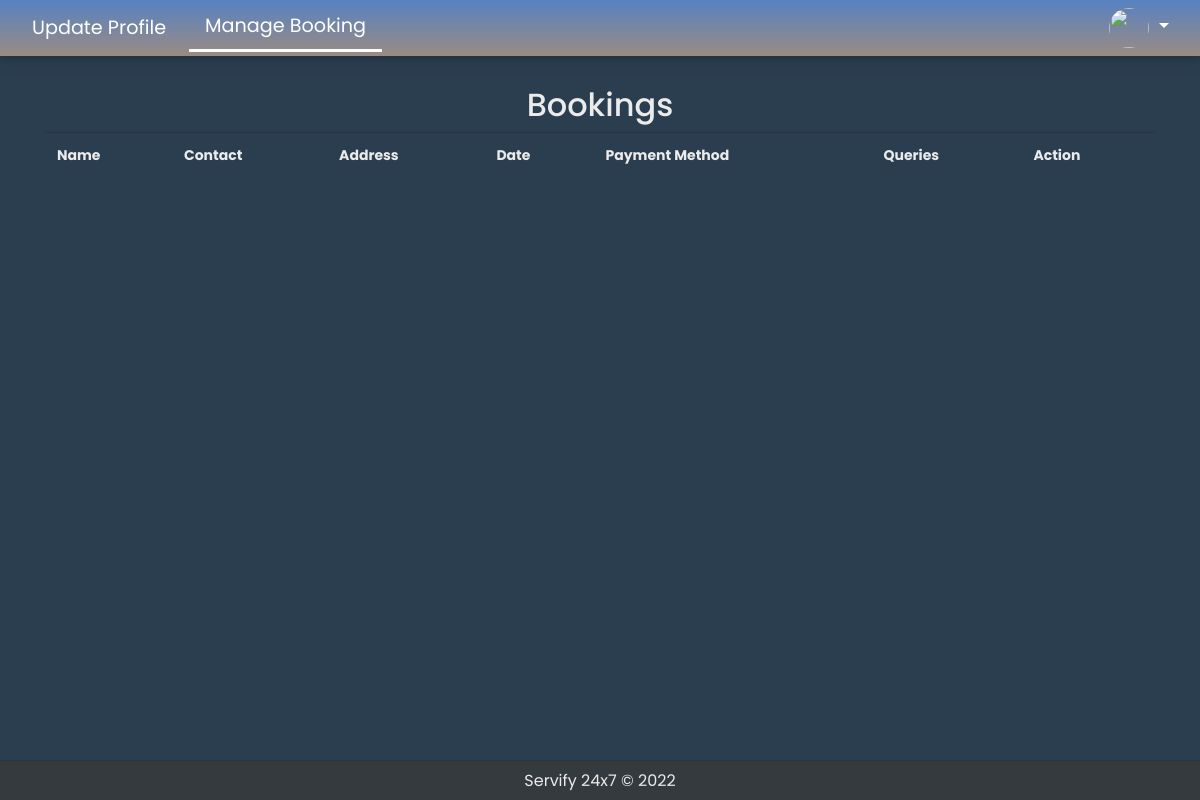
The app's page /provider-bookings.php (signed in), older data.
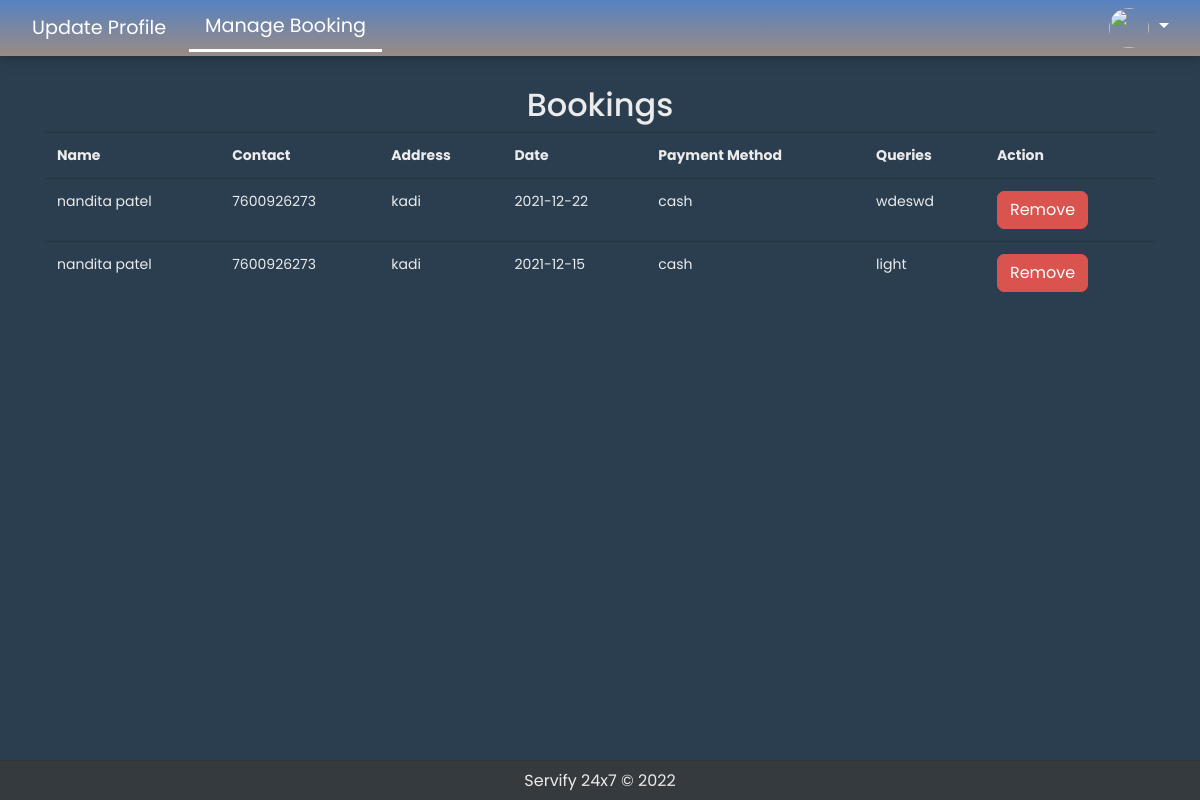
The same page, newer data.
### tables this page shows
CREATE TABLE `bookings` (
  `id` int(10) UNSIGNED NOT NULL,
  `provider_id` int(10) UNSIGNED NOT NULL,
  `fname` varchar(255) NOT NULL,
  `lname` varchar(255) NOT NULL,
  `email` varchar(255) NOT NULL,
  `contact` varchar(20) NOT NULL,
  `adder` varchar(255) NOT NULL,
  `date` date NOT NULL,
  `payment` varchar(30) NOT NULL,
  `queries` varchar(255) NOT NULL,
  `status` varchar(255) NOT NULL
);

### scripts/DB.php (called while the page is built, shortened)
<?php
class DB
{
    protected static $_stmt = null;
    public static function getConnection()
    {
        try {
            $conn = new PDO("mysql:host=".self::HOST.";dbname=".self::DBNAME, self::USERNAME, self::PASSWORD, []);
            $conn->setAttribute(PDO::ATTR_ERRMODE, PDO::ERRMODE_EXCEPTION);
        } catch (PDOException $e) {
            echo $e->getMessage();
        }
        return $conn;
    }
    public static function query($sql, $params = array())
    {
        try {
            self::$_stmt = self::getConnection()->prepare($sql);
            if (empty($params)) {
                self::$_stmt->execute();
            } else {
                self::$_stmt->execute($params);
            }
            return self::$_stmt;
        } catch (PDOException $e) {
            echo $e->getMessage();
        }
    }
}

### provider-bookings.php (the view, shortened to what this page needs)
<?php
    include_once "scripts/DB.php";
    include_once "include/header.php";
    $provider_id=  $_SESSION['user']->id;
    $sql= "SELECT * FROM bookings WHERE provider_id= $provider_id  ORDER BY date DESC" ;
    $bookings = DB::query($sql)->fetchAll(PDO::FETCH_OBJ);
    include_once "msg/admin.php";
?>
<div class="container" style="margin-top: 30px; margin-bottom: 60px;">
    <h2 class="text-center"> Bookings </h2>
    <div class="table-responsive">
        <table class="table">
            <tr>
                <th>Name</th>
                <th>Contact</th>
                <th>Address</th>
                <th>Date</th>
                <th>Payment Method</th>
                <th>Queries</th>
                <th>Action</th>
            </tr>
            <?php foreach ($bookings as $booking): ?>
            <tr>
                <td>
                    <?= $booking->fname; ?> <?= $booking->lname; ?>
                </td>
                <td>
                    <?= $booking->contact; ?>
                </td>
                <td>
                    <?= $booking->adder; ?>
                </td>
                <td>
                    <?= $booking->date; ?>
                </td>
                <td>
                    <?= $booking->payment; ?>
                </td>
                <td>
                    <?= $booking->queries; ?>
                </td>
                <td>
                    <a class="btn btn-danger" style="border-radius: 7px;" onclick="return deleteBooking()" href="deletebooking-provider.php?id=<?= $booking->id; ?>" >Remove</a>
                </td>
            </tr>
            <?php endforeach; ?>
        </table>
    </div>
</div>
<?php include_once "include/footer.php";

Row changes from the older to the newer data that the page shows:
added bookings: fname "nandita", lname "patel", contact "7600926273", adder "kadi", date "2021-12-22", payment "cash", queries "wdeswd"
added bookings: fname "nandita", lname "patel", contact "7600926273", adder "kadi", date "2021-12-15", payment "cash", queries "light"
